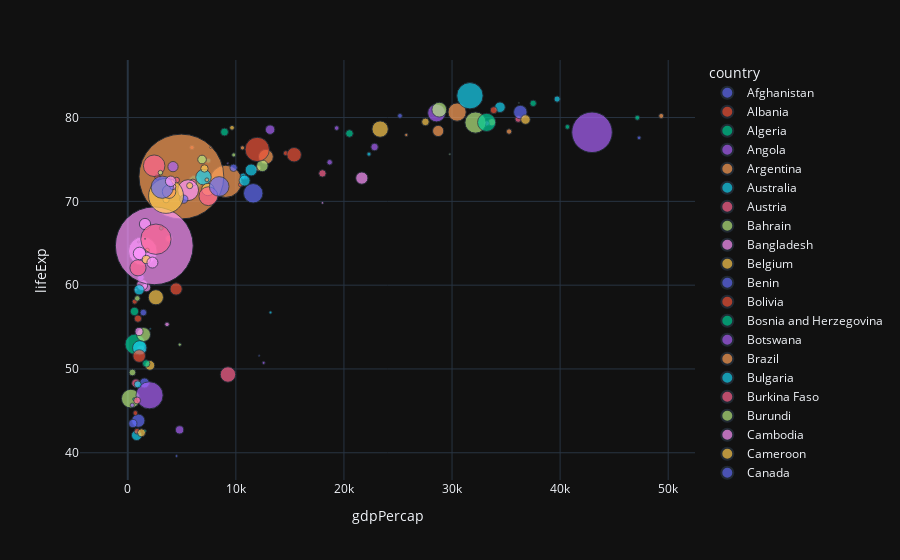

Notebook cell for this chart:
### Code cell
px.scatter(data[data['year'] == 2007] ,  y = 'lifeExp' , x='gdpPercap' , size='pop' , size_max=60 , color='country')
